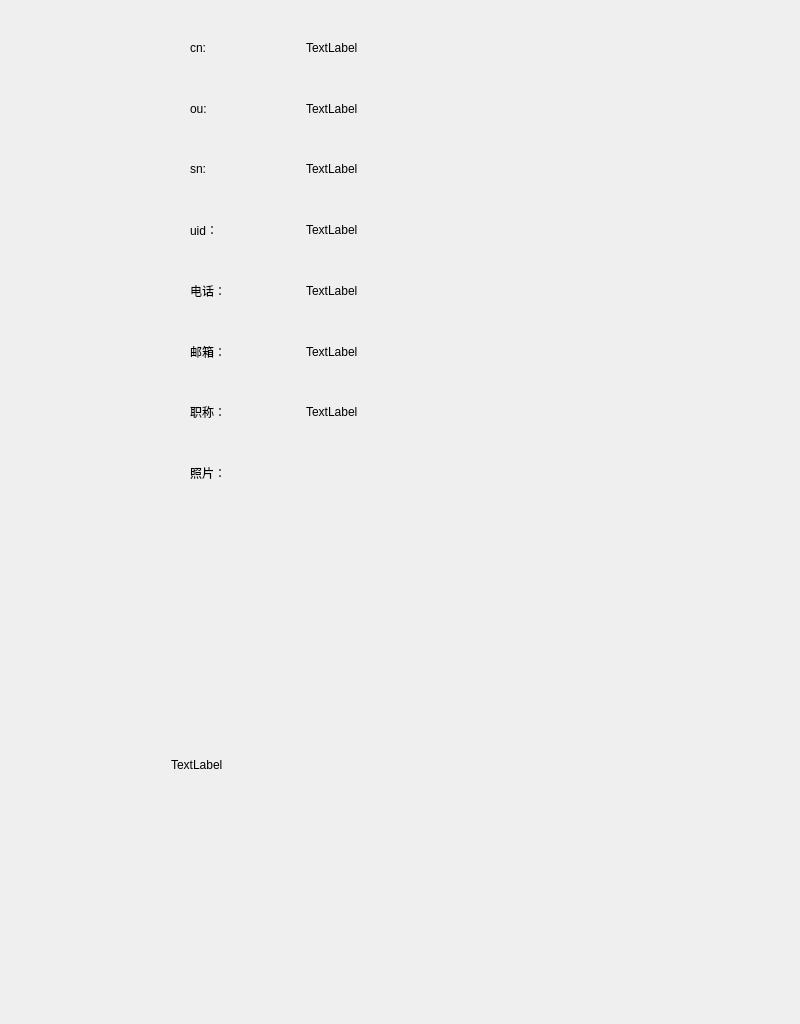
<?xml version="1.0" encoding="UTF-8"?>
<ui version="4.0">
 <class>DetailWidget</class>
 <widget class="QWidget" name="DetailWidget">
  <property name="geometry">
   <rect>
    <x>0</x>
    <y>0</y>
    <width>800</width>
    <height>1024</height>
   </rect>
  </property>
  <property name="sizePolicy">
   <sizepolicy hsizetype="Expanding" vsizetype="Expanding">
    <horstretch>0</horstretch>
    <verstretch>0</verstretch>
   </sizepolicy>
  </property>
  <property name="windowTitle">
   <string>详细信息</string>
  </property>
  <layout class="QVBoxLayout" name="verticalLayout">
   <item>
    <widget class="QWidget" name="widget" native="true">
     <layout class="QGridLayout" name="gridLayout">
      <item row="4" column="1">
       <widget class="QLabel" name="phoneTitle">
        <property name="text">
         <string>电话：</string>
        </property>
       </widget>
      </item>
      <item row="7" column="1">
       <widget class="QLabel" name="photoTitle">
        <property name="maximumSize">
         <size>
          <width>100</width>
          <height>16777215</height>
         </size>
        </property>
        <property name="text">
         <string>照片：</string>
        </property>
       </widget>
      </item>
      <item row="0" column="5">
       <spacer name="horizontalSpacer_2">
        <property name="orientation">
         <enum>Qt::Horizontal</enum>
        </property>
        <property name="sizeType">
         <enum>QSizePolicy::Maximum</enum>
        </property>
        <property name="sizeHint" stdset="0">
         <size>
          <width>98</width>
          <height>20</height>
         </size>
        </property>
       </spacer>
      </item>
      <item row="0" column="3" colspan="2">
       <widget class="QLabel" name="cnLabel">
        <property name="text">
         <string>TextLabel</string>
        </property>
       </widget>
      </item>
      <item row="5" column="3" colspan="2">
       <widget class="QLabel" name="mailLabel">
        <property name="text">
         <string>TextLabel</string>
        </property>
       </widget>
      </item>
      <item row="0" column="0">
       <spacer name="horizontalSpacer">
        <property name="orientation">
         <enum>Qt::Horizontal</enum>
        </property>
        <property name="sizeType">
         <enum>QSizePolicy::Maximum</enum>
        </property>
        <property name="sizeHint" stdset="0">
         <size>
          <width>170</width>
          <height>20</height>
         </size>
        </property>
       </spacer>
      </item>
      <item row="5" column="1">
       <widget class="QLabel" name="mailTitle">
        <property name="text">
         <string>邮箱：</string>
        </property>
       </widget>
      </item>
      <item row="3" column="3" colspan="2">
       <widget class="QLabel" name="uidLabel">
        <property name="text">
         <string>TextLabel</string>
        </property>
       </widget>
      </item>
      <item row="6" column="1">
       <widget class="QLabel" name="titleTitle">
        <property name="text">
         <string>职称：</string>
        </property>
       </widget>
      </item>
      <item row="3" column="1">
       <widget class="QLabel" name="uidTitle">
        <property name="text">
         <string>uid：</string>
        </property>
       </widget>
      </item>
      <item row="0" column="2">
       <spacer name="horizontalSpacer_3">
        <property name="orientation">
         <enum>Qt::Horizontal</enum>
        </property>
        <property name="sizeType">
         <enum>QSizePolicy::Maximum</enum>
        </property>
        <property name="sizeHint" stdset="0">
         <size>
          <width>10</width>
          <height>20</height>
         </size>
        </property>
       </spacer>
      </item>
      <item row="4" column="3" colspan="2">
       <widget class="QLabel" name="mobileLabel">
        <property name="text">
         <string>TextLabel</string>
        </property>
       </widget>
      </item>
      <item row="0" column="1">
       <widget class="QLabel" name="cnTitle">
        <property name="text">
         <string>cn:</string>
        </property>
       </widget>
      </item>
      <item row="2" column="3" colspan="2">
       <widget class="QLabel" name="snLabel">
        <property name="text">
         <string>TextLabel</string>
        </property>
       </widget>
      </item>
      <item row="2" column="1">
       <widget class="QLabel" name="snTitle">
        <property name="text">
         <string>sn:</string>
        </property>
       </widget>
      </item>
      <item row="1" column="1">
       <widget class="QLabel" name="ouTitle">
        <property name="text">
         <string>ou:</string>
        </property>
       </widget>
      </item>
      <item row="1" column="3">
       <widget class="QLabel" name="ouLabel">
        <property name="text">
         <string>TextLabel</string>
        </property>
       </widget>
      </item>
      <item row="6" column="3" colspan="2">
       <widget class="QLabel" name="titleLabel">
        <property name="text">
         <string>TextLabel</string>
        </property>
       </widget>
      </item>
     </layout>
    </widget>
   </item>
   <item>
    <widget class="QWidget" name="widget_2" native="true">
     <widget class="QLabel" name="photoLabel">
      <property name="geometry">
       <rect>
        <x>160</x>
        <y>0</y>
        <width>500</width>
        <height>500</height>
       </rect>
      </property>
      <property name="sizePolicy">
       <sizepolicy hsizetype="Expanding" vsizetype="Expanding">
        <horstretch>0</horstretch>
        <verstretch>0</verstretch>
       </sizepolicy>
      </property>
      <property name="text">
       <string>TextLabel</string>
      </property>
     </widget>
    </widget>
   </item>
  </layout>
 </widget>
 <resources/>
 <connections/>
</ui>
